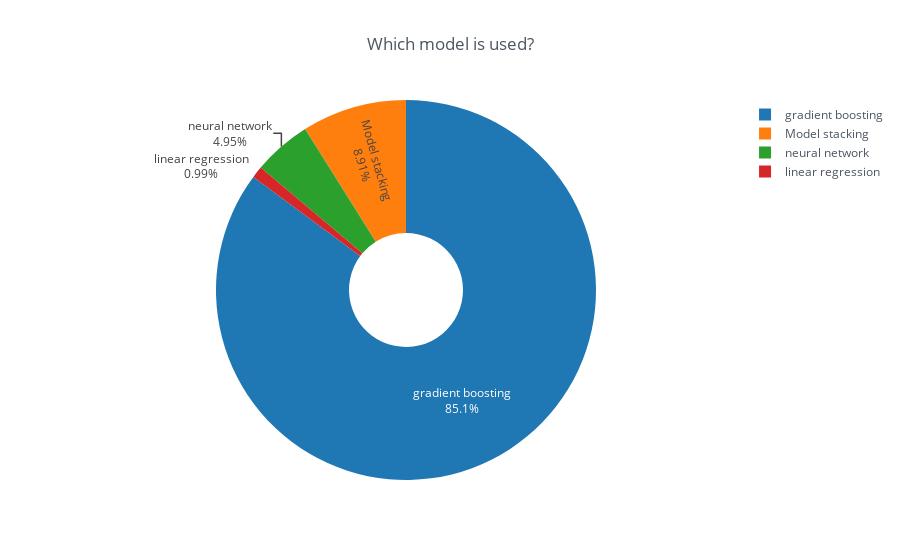

Source (notebook cell):
### Code cell
colName='Models\t'
title='Which model is used?'

df_temp = df_notebooks[colName].value_counts().sort_values(ascending=False)
df_temp = pd.DataFrame(df_temp)
df_temp.columns = ['Count']
df_temp[colName] = df_temp.index
df_temp.iplot(kind='pie', labels=colName, values='Count', title=title, textinfo="label+percent", hole=0.3, theme='white')

### Figure 1 — Plotly figure (JSON) as saved in the notebook; plotly's stock layout.template omitted (floating-point values rounded to 4 significant figures)
{"data": [{"hole": 0.3, "labels": ["gradient boosting", "Model stacking", "neural network", "linear regression"], "marker": {"colors": ["rgba(31, 119, 180, 1.0)", "rgba(255, 127, 14, 1.0)", "rgba(44, 160, 44, 1.0)", "rgba(214, 39, 40, 1.0)"]}, "name": "", "textinfo": "label+percent", "type": "pie", "values": [86, 9, 5, 1]}], "layout": {"legend": {"bgcolor": "#FFFFFF", "font": {"color": "#4D5663"}}, "paper_bgcolor": "#FFFFFF", "plot_bgcolor": "#FFFFFF", "title": "Which model is used?", "titlefont": {"color": "#4D5663"}}}
